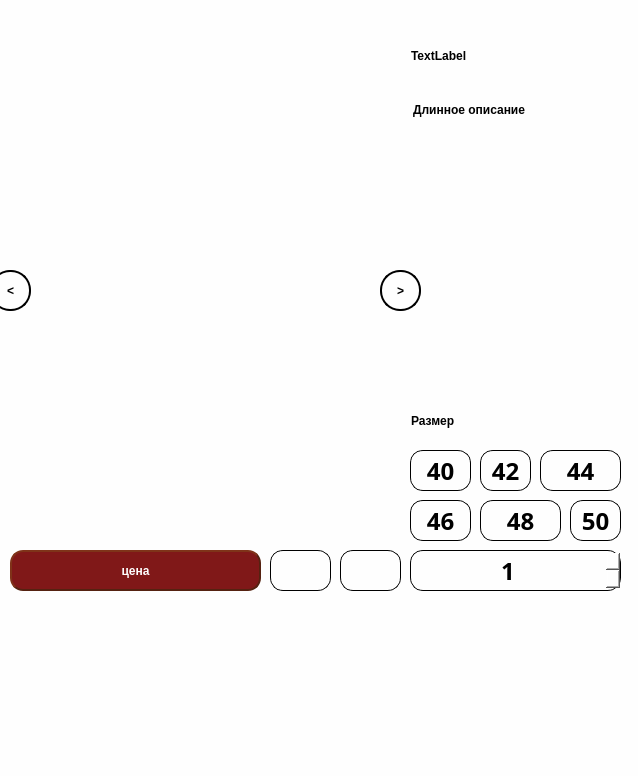
<?xml version="1.0" encoding="UTF-8"?>
<ui version="4.0">
 <class>Form</class>
 <widget class="QWidget" name="Form">
  <property name="geometry">
   <rect>
    <x>0</x>
    <y>0</y>
    <width>638</width>
    <height>776</height>
   </rect>
  </property>
  <property name="windowTitle">
   <string>Form</string>
  </property>
  <property name="styleSheet">
   <string notr="true">background: rgb(254,254,254)</string>
  </property>
  <widget class="QWidget" name="verticalLayoutWidget">
   <property name="geometry">
    <rect>
     <x>10</x>
     <y>10</y>
     <width>391</width>
     <height>531</height>
    </rect>
   </property>
   <layout class="QVBoxLayout" name="verticalLayout"/>
  </widget>
  <widget class="QLabel" name="long_description">
   <property name="geometry">
    <rect>
     <x>410</x>
     <y>100</y>
     <width>211</width>
     <height>291</height>
    </rect>
   </property>
   <property name="styleSheet">
    <string notr="true">color: black;
font-weight: bold;
font: 14pt &quot;HelveticaNeueCyr&quot;;</string>
   </property>
   <property name="text">
    <string>Длинное описание</string>
   </property>
   <property name="alignment">
    <set>Qt::AlignLeading|Qt::AlignLeft|Qt::AlignTop</set>
   </property>
   <property name="margin">
    <number>1</number>
   </property>
   <property name="indent">
    <number>3</number>
   </property>
  </widget>
  <widget class="QPushButton" name="buy">
   <property name="geometry">
    <rect>
     <x>270</x>
     <y>550</y>
     <width>61</width>
     <height>41</height>
    </rect>
   </property>
   <property name="styleSheet">
    <string notr="true">QPushButton:pressed {
border: 0px solid #000;
border-radius: 13px;
border-style: outset;
background: black;
color: rgb(254,254,254);
font-weight: bold;
font: 20pt &quot;Futurespore Cyrillic&quot;;
}
QPushButton {
border: 1px solid #000;
border-radius: 13px;
border-style: outset;
color: black;
font-weight: bold;
font: 20pt &quot;Futurespore Cyrillic&quot;;
}</string>
   </property>
   <property name="text">
    <string/>
   </property>
  </widget>
  <widget class="QPushButton" name="like">
   <property name="geometry">
    <rect>
     <x>340</x>
     <y>550</y>
     <width>61</width>
     <height>41</height>
    </rect>
   </property>
   <property name="styleSheet">
    <string notr="true">QPushButton:pressed {
border: 0px solid #000;
border-radius: 13px;
border-style: outset;
background: black;
color: rgb(254,254,254);
font-weight: bold;
font: 20pt &quot;Futurespore Cyrillic&quot;;
}
QPushButton {
border: 1px solid #000;
border-radius: 13px;
border-style: outset;
color: black;
font-weight: bold;
font: 20pt &quot;Futurespore Cyrillic&quot;;
}</string>
   </property>
   <property name="text">
    <string/>
   </property>
  </widget>
  <widget class="QPushButton" name="size40">
   <property name="geometry">
    <rect>
     <x>410</x>
     <y>450</y>
     <width>61</width>
     <height>41</height>
    </rect>
   </property>
   <property name="font">
    <font>
     <family>HelveticaNeueCyr</family>
     <pointsize>18</pointsize>
     <weight>50</weight>
     <italic>false</italic>
     <bold>false</bold>
    </font>
   </property>
   <property name="styleSheet">
    <string notr="true">QPushButton:pressed {
border: 0px solid #000;
border-radius: 13px;
border-style: outset;
background: black;
color: rgb(254,254,254);
font-weight: bold;
font: 18pt &quot;HelveticaNeueCyr&quot;;
}
QPushButton {
border: 1px solid #000;
border-radius: 13px;
border-style: outset;
color: black;
font-weight: bold;
font: 18pt &quot;HelveticaNeueCyr&quot;;
}</string>
   </property>
   <property name="text">
    <string>40</string>
   </property>
  </widget>
  <widget class="QPushButton" name="size42">
   <property name="geometry">
    <rect>
     <x>480</x>
     <y>450</y>
     <width>51</width>
     <height>41</height>
    </rect>
   </property>
   <property name="font">
    <font>
     <family>HelveticaNeueCyr</family>
     <pointsize>18</pointsize>
     <weight>50</weight>
     <italic>false</italic>
     <bold>false</bold>
    </font>
   </property>
   <property name="styleSheet">
    <string notr="true">QPushButton:pressed {
border: 0px solid #000;
border-radius: 13px;
border-style: outset;
background: black;
color: rgb(254,254,254);
font-weight: bold;
font: 18pt &quot;HelveticaNeueCyr&quot;;
}
QPushButton {
border: 1px solid #000;
border-radius: 13px;
border-style: outset;
color: black;
font-weight: bold;
font: 18pt &quot;HelveticaNeueCyr&quot;;
}</string>
   </property>
   <property name="text">
    <string>42</string>
   </property>
  </widget>
  <widget class="QPushButton" name="size44">
   <property name="geometry">
    <rect>
     <x>540</x>
     <y>450</y>
     <width>81</width>
     <height>41</height>
    </rect>
   </property>
   <property name="font">
    <font>
     <family>HelveticaNeueCyr</family>
     <pointsize>18</pointsize>
     <weight>50</weight>
     <italic>false</italic>
     <bold>false</bold>
    </font>
   </property>
   <property name="styleSheet">
    <string notr="true">QPushButton:pressed {
border: 0px solid #000;
border-radius: 13px;
border-style: outset;
background: black;
color: rgb(254,254,254);
font-weight: bold;
font: 18pt &quot;HelveticaNeueCyr&quot;;
}
QPushButton {
border: 1px solid #000;
border-radius: 13px;
border-style: outset;
color: black;
font-weight: bold;
font: 18pt &quot;HelveticaNeueCyr&quot;;
}</string>
   </property>
   <property name="text">
    <string>44</string>
   </property>
  </widget>
  <widget class="QPushButton" name="size48">
   <property name="geometry">
    <rect>
     <x>480</x>
     <y>500</y>
     <width>81</width>
     <height>41</height>
    </rect>
   </property>
   <property name="font">
    <font>
     <family>HelveticaNeueCyr</family>
     <pointsize>18</pointsize>
     <weight>50</weight>
     <italic>false</italic>
     <bold>false</bold>
    </font>
   </property>
   <property name="styleSheet">
    <string notr="true">QPushButton:pressed {
border: 0px solid #000;
border-radius: 13px;
border-style: outset;
background: black;
color: rgb(254,254,254);
font-weight: bold;
font: 18pt &quot;HelveticaNeueCyr&quot;;
}
QPushButton {
border: 1px solid #000;
border-radius: 13px;
border-style: outset;
color: black;
font-weight: bold;
font: 18pt &quot;HelveticaNeueCyr&quot;;
}</string>
   </property>
   <property name="text">
    <string>48</string>
   </property>
  </widget>
  <widget class="QPushButton" name="size50">
   <property name="geometry">
    <rect>
     <x>570</x>
     <y>500</y>
     <width>51</width>
     <height>41</height>
    </rect>
   </property>
   <property name="font">
    <font>
     <family>HelveticaNeueCyr</family>
     <pointsize>18</pointsize>
     <weight>50</weight>
     <italic>false</italic>
     <bold>false</bold>
    </font>
   </property>
   <property name="styleSheet">
    <string notr="true">QPushButton:pressed {
border: 0px solid #000;
border-radius: 13px;
border-style: outset;
background: black;
color: rgb(254,254,254);
font-weight: bold;
font: 18pt &quot;HelveticaNeueCyr&quot;;
}
QPushButton {
border: 1px solid #000;
border-radius: 13px;
border-style: outset;
color: black;
font-weight: bold;
font: 18pt &quot;HelveticaNeueCyr&quot;;
}</string>
   </property>
   <property name="text">
    <string>50</string>
   </property>
  </widget>
  <widget class="QPushButton" name="size46">
   <property name="geometry">
    <rect>
     <x>410</x>
     <y>500</y>
     <width>61</width>
     <height>41</height>
    </rect>
   </property>
   <property name="font">
    <font>
     <family>HelveticaNeueCyr</family>
     <pointsize>18</pointsize>
     <weight>50</weight>
     <italic>false</italic>
     <bold>false</bold>
    </font>
   </property>
   <property name="styleSheet">
    <string notr="true">QPushButton:pressed {
border: 0px solid #000;
border-radius: 13px;
border-style: outset;
background: black;
color: rgb(254,254,254);
font-weight: bold;
font: 18pt &quot;HelveticaNeueCyr&quot;;
}
QPushButton {
border: 1px solid #000;
border-radius: 13px;
border-style: outset;
color: black;
font-weight: bold;
font: 18pt &quot;HelveticaNeueCyr&quot;;
}</string>
   </property>
   <property name="text">
    <string>46</string>
   </property>
  </widget>
  <widget class="QLabel" name="label">
   <property name="geometry">
    <rect>
     <x>410</x>
     <y>400</y>
     <width>211</width>
     <height>41</height>
    </rect>
   </property>
   <property name="styleSheet">
    <string notr="true">color: black;
font-weight: bold;
font: 18pt &quot;HelveticaNeueCyr&quot;;</string>
   </property>
   <property name="text">
    <string>Размер</string>
   </property>
   <property name="margin">
    <number>3</number>
   </property>
   <property name="indent">
    <number>1</number>
   </property>
  </widget>
  <widget class="QPushButton" name="price">
   <property name="geometry">
    <rect>
     <x>10</x>
     <y>550</y>
     <width>251</width>
     <height>41</height>
    </rect>
   </property>
   <property name="styleSheet">
    <string notr="true">QPushButton:pressed {
    background-color: rgb(108,8,8);
}
QPushButton {
border: 2px solid #521;
border-radius: 13px;
border-style: outset;
background: rgb(128,24,24);
color:rgb(254,254,254);
font-weight: bold;
font: 28pt &quot;Futurespore Cyrillic&quot;;
}</string>
   </property>
   <property name="text">
    <string>цена</string>
   </property>
  </widget>
  <widget class="QSpinBox" name="spinBox">
   <property name="geometry">
    <rect>
     <x>410</x>
     <y>550</y>
     <width>211</width>
     <height>41</height>
    </rect>
   </property>
   <property name="font">
    <font>
     <family>HelveticaNeueCyr</family>
     <pointsize>18</pointsize>
     <weight>50</weight>
     <italic>false</italic>
     <bold>false</bold>
    </font>
   </property>
   <property name="autoFillBackground">
    <bool>true</bool>
   </property>
   <property name="styleSheet">
    <string notr="true">QSpinBox {
border: 1px solid #000;
border-radius: 13px;
border-style: outset;
color: black;
font-weight: bold;
font: 18pt &quot;HelveticaNeueCyr&quot;;
}</string>
   </property>
   <property name="alignment">
    <set>Qt::AlignCenter</set>
   </property>
   <property name="value">
    <number>1</number>
   </property>
  </widget>
  <widget class="QLabel" name="name">
   <property name="geometry">
    <rect>
     <x>410</x>
     <y>10</y>
     <width>211</width>
     <height>91</height>
    </rect>
   </property>
   <property name="styleSheet">
    <string notr="true">font-weight: bold;
color: black;
font: 28pt &quot;Futurespore Cyrillic&quot;;</string>
   </property>
   <property name="text">
    <string>TextLabel</string>
   </property>
   <property name="margin">
    <number>3</number>
   </property>
   <property name="indent">
    <number>1</number>
   </property>
  </widget>
  <widget class="QPushButton" name="prev1">
   <property name="geometry">
    <rect>
     <x>-10</x>
     <y>270</y>
     <width>41</width>
     <height>41</height>
    </rect>
   </property>
   <property name="styleSheet">
    <string notr="true">QPushButton:pressed {
border: 0px solid #000;
border-radius: 20px;
border-style: outset;
background: black;
color: rgb(254,254,254);
font-weight: bold;
font: 20pt &quot;Futurespore Cyrillic&quot;;
}
QPushButton {
border: 2px solid #000;
border-radius: 20px;
border-style: outset;
color: black;
font-weight: bold;
font: 20pt &quot;Futurespore Cyrillic&quot;;
}</string>
   </property>
   <property name="text">
    <string>&lt;</string>
   </property>
  </widget>
  <widget class="QPushButton" name="next1">
   <property name="geometry">
    <rect>
     <x>380</x>
     <y>270</y>
     <width>41</width>
     <height>41</height>
    </rect>
   </property>
   <property name="styleSheet">
    <string notr="true">QPushButton:pressed {
border: 0px solid #000;
border-radius: 20px;
border-style: outset;
background: black;
color: rgb(254,254,254);
font-weight: bold;
font: 20pt &quot;Futurespore Cyrillic&quot;;
}
QPushButton {
border: 2px solid #000;
border-radius: 20px;
border-style: outset;
color: black;
font-weight: bold;
font: 20pt &quot;Futurespore Cyrillic&quot;;
}</string>
   </property>
   <property name="text">
    <string>&gt;</string>
   </property>
  </widget>
  <widget class="QWidget" name="horizontalLayoutWidget">
   <property name="geometry">
    <rect>
     <x>10</x>
     <y>600</y>
     <width>611</width>
     <height>161</height>
    </rect>
   </property>
   <layout class="QHBoxLayout" name="horizontalLayout"/>
  </widget>
 </widget>
 <resources/>
 <connections/>
</ui>
